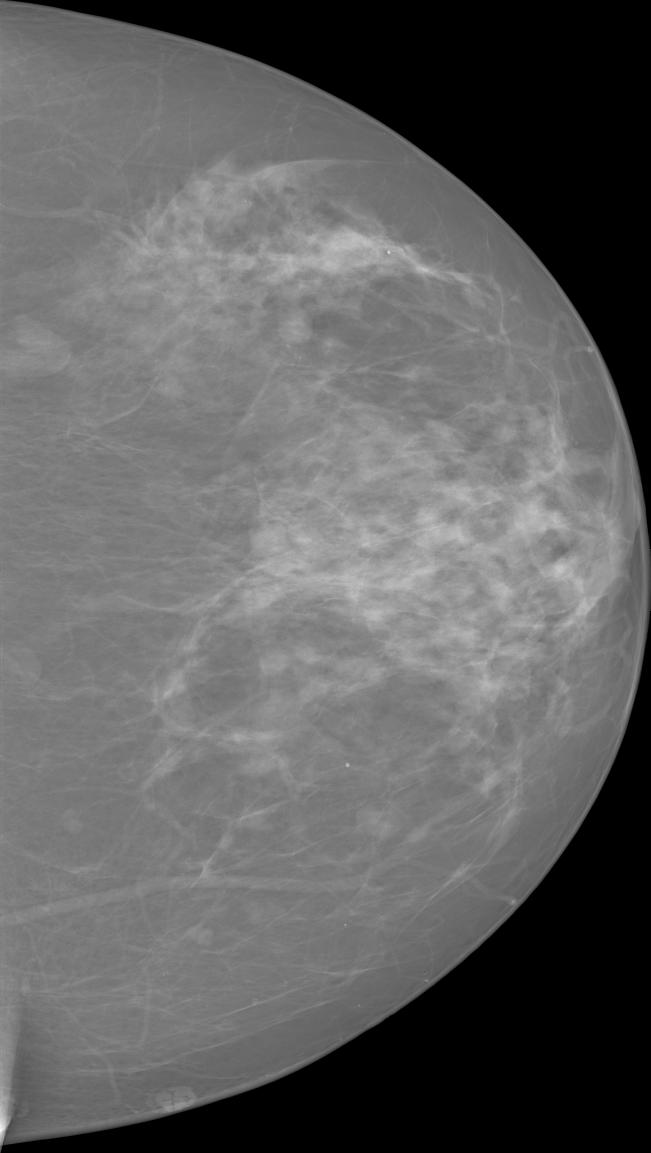
#> input picture sample data/mammo/00000001.png, 1951 x 3458 px, found by its file name (shown at 1/3 size)
$ jupyter execute --allow-errors notebook.ipynb   (older library calls are emulated)
#> lines starting #> are read from the running program, lines starting #| are printed output that depends on the picture; after the words box and inside, x2 and y2 are one past the last pixel; in counts of white or black regions, pixels touching at a corner belong together
#> further down, image is the input picture: shape (3458, 1951) float32; min 0, max 1, mean 0.382
# Introduction
This notebook has been produced during the course WSBIM2243, given by Benoit Macq (UCLouvain, Belgium).
Its main objective is to provide an introduction to medical image processing and more specifically to mammography. The main steps are summarized below :

The notebook is divided in 3 chapters:
* **Chapter 1 : Data preparation**, with a tutorial on how to download and process the data from INbreast dataset.
* **Chatper 2 : Localisation**, with features extraction from images and machine learning models training to detect tumours.
* **Chapter 3 : Segmentation**, with a semi-automatic approach to segment malignant masses.

To facilitate the use of this jupyter notebook, we use Docker to containerise it (for example, https://u.group/thinking/how-to-put-jupyter-notebooks-in-a-dockerfile/, with the image containing opencv-python from https://hub.docker.com/r/jjanzic/docker-python3-opencv).

**Structure of the project folders**
* **notebook.ipynb** : current notebook.
* **requirements.txt** : python libraries.
* **sample data** : folder with a sample of the processed INbreast dataset.
    * sample_descrip tion.csv : ".csv" file with the file id, BIRADS classification and bounding boxes coordinates of a tumour (if any).
    * mammo : folder with ".png" mammograms (processed, see otsu thresholding in chapter 1).
    * mask : folder with ".png" masks (same size as the corresponding mammograms in the folder mammo.
    * unprocessed_mammo : folder with ".png" mammograms without the preprocessing presented in chapter 1 (raw data).
    * patch : folder with ".png" patches (see step 4 chapter 1).
* **features** : folder with some features used in chapter 2 to train classification machine learning models.

# Chapter 1 : Data preparation
We will use the mammograms from the publicly available INbreast dataset(*Moreira IC, Amaral I, Domingues I, Cardoso A, Cardoso MJ, Cardoso JS. INbreast: toward a full-field digital mammographic database. Acad Radiol. 2012 Feb;19(2):236-48. doi: 10.1016/j.acra.2011.09.014. Epub 2011 Nov 10. PMID: 22078258.*) from Centro Hospitalar de S. Joao ,Breast Centre, Porto. This dataset is one of the most used full-field digital mammography dataset. Another known dataset is CBIS-DDSM (available for example here : https://wiki.cancerimagingarchive.net/display/Public/CBIS-DDSM) but it contained digitized mammography.

The main steps of this chapter are summarised below:

[cell 1]
# import
import cv2 as cv
import pandas as pd
import pydicom
import os
import csv
import numpy as np
import matplotlib
import matplotlib.pyplot as plt

#### Step 1 : Download the dataset
Once we downloaded the dataset, we observe that the folder contains several folders and files. We will mainly use the folder containing the mammogram (DICOM format) and the CSV file containing the description of each mammogram.

If you do not want to download the dataset, you can still run this notebook with the sample available in the folder "sample data". All experiments below can be done with these mammograms.

#### Step 2 : Understand the dataset
It is important to understand the dataset and understand what we want to do. Here is for example different shapes that a mass can take in a breast (Source : *Singh, Jai & Nagarajan, Bagavathi. (2012). Automatic diagnosis of mammographic abnormalities based on hybrid features with learning classifier. Computer methods in biomechanics and biomedical engineering. 16. 10.1080/10255842.2011.639015.*)

The more irregular the shape, the more likely the mass is to be malignant. This gives us clues as to which features we will focus on in future applications. For more details on what may be a tumor, see : *H. Berment, V. Becette, M.Mohallem, F. Ferreira, P. Chérel, Masses in mammography: What are the underlying anatomopathological lesions?, Diagnostic and Interventional Imaging, Volume 95, Issue 2, 2014, Pages 124-133, ISSN 2211-5684, https://doi.org/10.1016/j.diii.2013.12.010.*

Now we can look at what we downloaded. We can observe that : there is 2 different sizes (3328x4084 and 2560x3328), the images are quite big and there is a large amount of black pixels.

[cell 2]
data_folder = 'sample data' # folder with a sample of the available data
f, axarr = plt.subplots(2,3)
c = 1
#> (the rest of this cell did not finish here and is left out)

#### Step 3 : Preprocessing
Some mammograms contain a lot of dark pixels, we propose a method to determine the interesting area and cut off the areas without information. We use the Otsu's method (*Otsu, N. (1979) A Threshold Selection Method from Gray-Level Histogram. IEEE Transactions on System Man Cybernetics, 9, 62-66. http://dx.doi.org/10.1109/TSMC.1979.4310076*). It returns a single intensity threshold that separate pixels into two classes, foreground and background.

Example (original mammogram and after otsu thresholding)

[cell 3]
image = plt.imread('sample data//unprocessed_mammo//00000001.png')*255
image = np.uint8(image)
blur = cv.GaussianBlur(image,(5,5),0)
_, breast_mask = cv.threshold(blur,0,255,cv.THRESH_BINARY+cv.THRESH_OTSU)
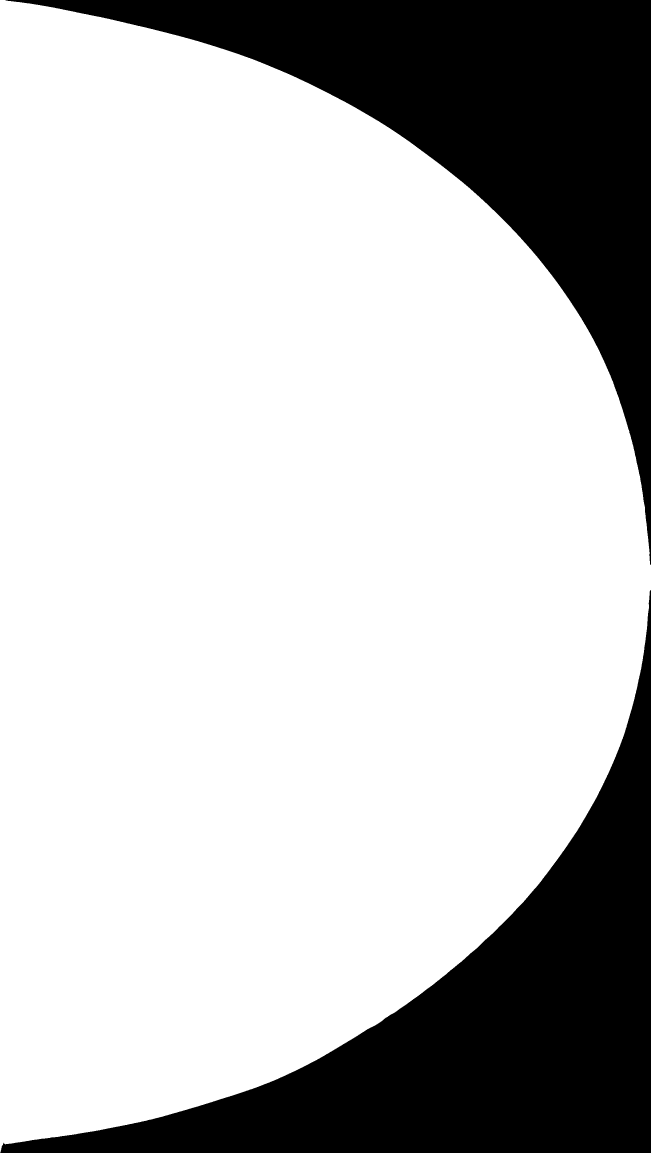
#> breast_mask: shape (3458, 1951) (shown at 1/3 size); 76.3% white; 2 black regions
f, axarr = plt.subplots(1,2)
axarr[0].imshow(image, cmap='gray')
axarr[1].imshow(breast_mask, cmap='gray')
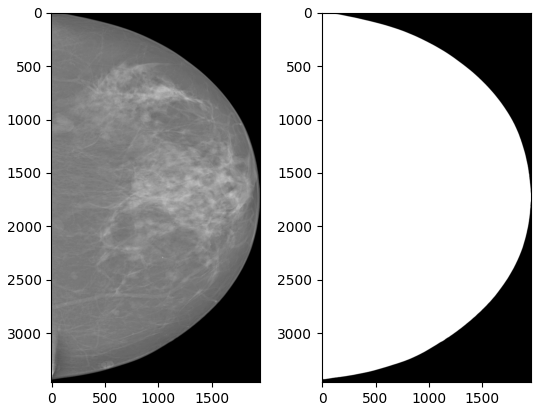
#> figure drawn by matplotlib, 2 panels

[cell 4]
def Otsu_thresholding(img):
    """
    Crop the image according to the otsu thresholding.
    input : img (numpy array) : the mammogram
    output : x,y (int) : top left coordinates, w,h (int): width and height of the crop
    """
    # Otsu's thresholding after Gaussian filtering
    blur = cv.GaussianBlur(img,(5,5),0)
    _, breast_mask = cv.threshold(blur,0,255,cv.THRESH_BINARY+cv.THRESH_OTSU)
    cnts, _ = cv.findContours(breast_mask.astype(np.uint8), cv.RETR_EXTERNAL, cv.CHAIN_APPROX_SIMPLE)
#> cnts = 1 contour; box (x1, y1, x2, y2) and area: (0, 0, 1951, 3458) 5141354
    cnt = max(cnts, key = cv.contourArea)
#> cnt = contour of 2707 points, box (x1, y1, x2, y2) (0, 0, 1951, 3458), area 5141354
    x, y, w, h = cv.boundingRect(cnt)
#> x = 0; y = 0; w = 1951; h = 3458
    return x, y, w, h

Example (original mammogram and after cropping)

[cell 5]
image = plt.imread('sample data//unprocessed_mammo//00000001.png')*255
image = np.uint8(image)
x,y,w,h = Otsu_thresholding(image)
#> x = 0; y = 0; w = 1951; h = 3458
cropped_image = image[y:y+h,x:x+w]
f, axarr = plt.subplots(1,2)
axarr[0].imshow(image, cmap='gray')
axarr[1].imshow(cropped_image, cmap='gray')
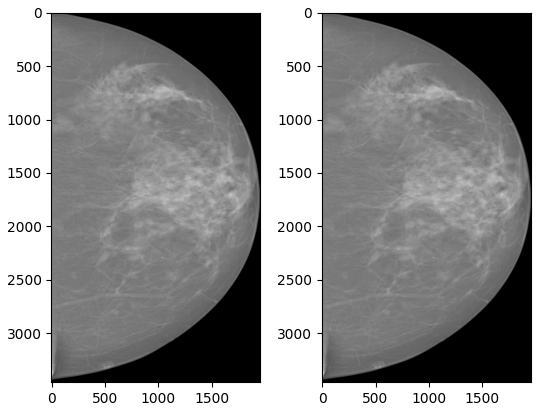
#> figure drawn by matplotlib, 2 panels

Preparation of the INbreast dataset, all the processed mammograms are saved in the target_folder. The bounding boxes coordinates in ".tsv" file are available here (https://github.com/riblidezso/frcnn_cad from Ribli, Dezs?, et al. "Detecting and classifying lesions in mammograms with Deep Learning." Scientific Reports 8.1 (2018): 4165.

This step may take some time but is only necessary once. We can directly observe that we are facing a huge class imbalance (fortunately, begnin cases are much more common than malignant cases). It will be important to keep this fact in mind for **chapter 2**.

We will now have processed mammograms (cropped as much as possible to reduce the number of dark pixels and oriented from left to right as the example above) in the folder "mammo" and the corresponding mask in the folder "mask" (croppend and with the same orientation of course).

[cell 6]
def read_INbreast(path_boxes,inbreast_folder,target_folder,image_format=".png"):
    """
    Prepare the INbreast dataset, save the processed mammograms (otsu thresholding + crop + new format(img_format))
    in target folder and a csv file containing a description of each saved image
    ('image id' : a new image id (from 0 to 409), 'file id' : old file name,'Birads' : BI-Rads classification,
    'x0','x1','y0','y1' : the bounding box coordinates (if there is a tumour)
    input:
    path_boxes (str) : path to .tsv file containing the bounding boxes coordinates of the tumors
    inbreast_folder (str) : path to the folder containing the INbreast data
    target_folder (str): folder in which to save the processed mammograms and the description csv file
    image_format (str) : saving format
    """

    #create target folder if it does not exist
    if not os.path.exists(target_folder):
        os.makedirs(target_folder)
    if not os.path.exists(os.path.join(target_folder,'mammo')):
        os.makedirs(os.path.join(target_folder,'mammo'))

    file = open(path_boxes)
    read_file = csv.reader(file, delimiter="\t")
    d = {}
    first = True
    for line in read_file:
        if not first:
            file_id = line[0].split('_')[0]
            d[file_id] = line[1:5]
        else:
            first = False
    data_folder = os.path.join(inbreast_folder,"AllDICOMs")
    df = pd.read_csv(os.path.join(inbreast_folder,"INbreast.csv"),delimiter=";")
    l = []
    image_id = 0
    for file in os.listdir(data_folder):
        if ".dcm" in file:
            file_id = file.split("_")[0]
            if image_id %100==0:
                print("image number :",image_id)
            output_file = "{:08d}{}".format(image_id, image_format)
            with pydicom.dcmread(os.path.join(data_folder, file)) as dcm_file:
                raw_image = dcm_file.pixel_array
                old_h,old_w = raw_image.shape
                image = cv.normalize(raw_image, None, 0, 255, norm_type=cv.NORM_MINMAX) # LOSE INFORMATION
                image = np.uint8(image)
                flip = False
                if df.loc[df["File Name"] == int(file_id)]["Laterality"].values[0]=="R":
                    image = cv.flip(image, 1)
                    flip = True # Need to change the coordinates of the box (if positive case)

                x,y,w,h = Otsu_thresholding(image)
                image = image[y:y+h,x:x+w]

                # Flip horizontally if laterality == "R"
            cv.imwrite(os.path.join(target_folder,"mammo", output_file), image)  # save image

            if file_id in d:
                if not flip:
                    x0 = str(max(0,int(d[file_id][0])-x))  # because we cropped the image
                    x1 = str(int(d[file_id][1])-x)
                    y0 = str(int(d[file_id][2])-y) # because we cropped the image
                    y1 = str(int(d[file_id][3])-y)
                    l.append([image_id,file_id,df.loc[df["File Name"] == int(file_id)]["Bi-Rads"].values[0],w,h,x0,x1,y0,y1])
                else:
                    # coordinates are in the order : x0,x1,y0,y1 -- flip (w.r.t vertical axis) --> new_x0 = w - x1, new_x1 = w - x0
                    x0 = str(max(0,old_w - (int(d[file_id][1])-x))) # because we cropped the image then flipped the image
                    x1 = str(old_w - (int(d[file_id][0])-x))
                    y0 = str(int(d[file_id][2])-y)
                    y1 = str(int(d[file_id][3])-y)
                    l.append([image_id,file_id,df.loc[df["File Name"] == int(file_id)]["Bi-Rads"].values[0],w,h,x0,x1,y0,y1])
            else:
                l.append([image_id,file_id,df.loc[df["File Name"] == int(file_id)]["Bi-Rads"].values[0],w,h,'none','none','none','none'])
        image_id +=1

    desc = pd.DataFrame(l, columns=['image id', 'file id','Birads','width','height','x0','x1','y0','y1'])
    desc.to_csv(os.path.join(target_folder,'description.csv'))
    print('done !')

[cell 7]
# Replace by your own paths
path_boxes = "Detection_boxes\\frcnn_cad-master\\data\\inbreast_ground_truth_cancer_bbox_rois.tsv"
inbreast_folder = "Dataset" # path to the downloaded folder (see chapter 1)
target_folder = "processed_inbreast" # the folder where the processed mammograms and .csv file are saved

#> (a cell that did not finish here is left out)

#### Step 4 : Create the patches
For some applications, it will be easier to use patches of the mammogram instead of the all image. We create patches of size 224x224 and save the % of pixels of the patch inside the bounding box (containing the tumor if there is one). We must keep in mind that some tumors are quite small but other are much larger than those patches.
In order not to use too much memory, it was preferred to store only the file name of the whole mammogram and the patch coordinates in a csv file (instead of creating one image per patch). This will be handled in **step 1 chapter 2**.
We keep only patches with more than 40% of the pixels inside the bounding box and discard the patches with a ratio between 1% and 40% (to prevent our models from learning to classify as benign, patches that still have some malignant characteristics).

[cell 9]
def prepare_data_INbreast_stride(data_folder,target_folder = "processed_tiles",tiles_format = ".png",stride = (56,56),height=224,width=224):
    """
    Prepare the INbreast dataset, save a description csv file "description_pos.csv" with the positive patches and "description_neg.csv"
    with the negative patches
    ('num_patch' : a number associated to each patch, 'image_id' : the corresponding image (from 0 to 409), 'X' and 'Y' : the top left coordinates
    of the patch, 'width' and 'height' : the size of the patch, 'tumor ratio' : the % of pixels inside the bounding box
    input:
    data_folder (str) : path to the folder containing the INbreast data
    target_folder (str) : folder in which to save the description csv files
    tiles_format (str) : saving format
    stride (tuple) : stride to create the patches
    height (int) : height of the patches
    width (int) : width of the patches
    """

    df = pd.read_csv(os.path.join(data_folder,"description.csv"))
    #desc = pd.read_csv(os.path.join(path,"Data","INbreast.csv"),delimiter=";")
    #numpy_folder = "processed_tiles_normalized"
    if not os.path.exists(os.path.join(data_folder)):
        print("No folder with data")
        return None

    if not os.path.exists(target_folder):
        os.makedirs(target_folder)

    l_pos = []
    l_neg = []
    num_crop = 0
    for f in range(len(df)):
        image_id = "{:08d}".format(f)
        X0 = df.loc[df["image id"] == int(image_id)]["x0"].values[0]
        X1 = df.loc[df["image id"] == int(image_id)]["x1"].values[0]
        Y0 = df.loc[df["image id"] == int(image_id)]["y0"].values[0]
        Y1 = df.loc[df["image id"] == int(image_id)]["y1"].values[0]
        w = df.loc[df["image id"] == int(image_id)]["width"].values[0]
        h = df.loc[df["image id"] == int(image_id)]["height"].values[0]
        filename = df.loc[df["image id"] == int(image_id)]["file id"].values[0]
        cancer = False
        if X0!="none" and X1!="none" and Y0!="none" and Y1!="none":
            cancer = True
            X0 = int(X0)
            X1 = int(X1)
            Y0 = int(Y0)
            Y1 = int(Y1)
            area_bounding_box = (X1-X0)*(Y1-Y0)
        else:
            area_bounding_box = 0

        n_tiles_height = (h-height)//stride[0]
        n_tiles_width = (w-width)//stride[1]
        n_tiles =  n_tiles_height*n_tiles_width
        Y_start = (h - height-n_tiles_height*stride[0])//2
        X_start = (w - width-n_tiles_width*stride[1])//2
        c = 0
        Y = Y_start
        thresh = height*width//2 # more than half of the pixels are not dark
        for i in range(n_tiles_height):
            X = X_start
            for j in range(n_tiles_width):
                tile = image[Y:Y+height,X:X+width]
                if np.sum(tile <= 1)< thresh:
                    c += 1
                    if cancer:
                        Y0_tumor = max(Y,Y0)
                        X0_tumor = max(X,X0)
                        Y1_tumor = min(Y+height,Y1)
                        X1_tumor = min(X+width,X1)
                        tumor = 0
                        area_tumor_tile = 0
                        if X0_tumor>= X1 or X1_tumor <= X0 or Y1_tumor<=Y0 or Y0_tumor >= Y1:
                            tumor = 0.0
                        else:
                            area_tumor_tile = (X1_tumor-X0_tumor)*(Y1_tumor-Y0_tumor)
                            tumor = area_tumor_tile/(height*width)
                    else:
                        tumor = 0.0

                    if tumor>0.4:
                        l_pos.append([num_crop,image_id,X,Y,width,height,tumor])
                        num_crop += 1
                    elif tumor<0.01:
                        l_neg.append([num_crop,image_id,X,Y,width,height,tumor])
                        num_crop += 1
                X += stride[1]
            Y += stride[0]
        if int(image_id) %100==0:
            print("image number :",int(image_id))
    desc_pos = pd.DataFrame(l_pos,columns=['num_patch','image_id','X','Y','width','height','tumor ratio'])
    desc_pos.to_csv(os.path.join(target_folder,'description_pos.csv'),index=False)

    desc_neg = pd.DataFrame(l_neg,columns=['num_patch','image_id','X','Y','width','height','tumor ratio'])
    desc_neg.to_csv(os.path.join(target_folder,'description_neg.csv'),index=False)
    print('done !')

[cell 10]
data_folder = "processed_inbreast" # the folder where the processed mammograms and .csv file are saved, normally the same as in the previous step

#> (a cell that did not finish here is left out)

#### Summary chapter 1
We have downloaded, analysed and preprocessed the INbreast dataset. We can access mammograms with a maximum of pixels containing information but also patches of size 224x224 that will allow us to localise tumours in the next chapter.

# Chapter 2 : Localisation
In this chapter, we will train models able to detect a tumour in mammograms. We will focus on traditionnal machine learning techniques fed by several features inspired by the analyse done in **step 2** of **chapter 1**.

The main steps of this chapter are summarised below:

[cell 12]
# additional import
import torch
from pydicom import dcmread
import random
import pywt
import mahotas
from skimage.feature import hog
from skimage.filters import gabor_kernel
from scipy import ndimage as ndi
from sklearn.ensemble import AdaBoostClassifier, RandomForestClassifier
from sklearn import svm
from sklearn.naive_bayes import GaussianNB
from sklearn.discriminant_analysis import QuadraticDiscriminantAnalysis
from sklearn.tree import DecisionTreeClassifier
from sklearn.neural_network import MLPClassifier
from sklearn.linear_model import LinearRegression
import matplotlib.image as mpimg
import tqdm
import math
from PIL import Image,ImageOps

[cell 13]
random.seed(10) # for reproducibility

#### Step 1 : Preparation of the dataset
To train machine learning models, we will need a dataset of patches and split it into training, validation and test set. If you did not download the dataset, you can **skip** this part (see **end skip**).

[cell 14]
class INbreastDataset(torch.utils.data.Dataset):
    def __init__(self,data_folder,csv_dir,pos=True,img_format='.png'):
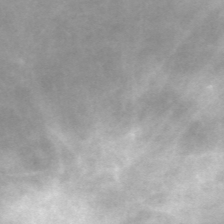
#> input picture sample data/patch/patch_3.png, 224 x 224 px
#> further down, patch is the input picture: shape (224, 224) float32; min 0.522, max 0.855, mean 0.629
        self.data_folder = data_folder
        if pos:
            self.desc = pd.read_csv(os.path.join(csv_dir,'description_pos.csv'))
        else:
            self.desc = pd.read_csv(os.path.join(csv_dir,'description_neg.csv'))
        self.pos = pos
        self.img_format = img_format

    def __len__(self):
        return len(self.desc)

    # [15 lines left out: function __getitem__, not called in this run]

[cell 15]
data_folder = "processed_inbreast" # the folder where the processed mammograms and .csv file are saved, normally the same as in the previous step
csv_dir = 'processed_tiles' # the folder where the .csv files from step 4 are saved

#> (a cell that did not finish here is left out)

We choose to select all positive cases and twice as many negative cases (so that we do not have to tackle a too huge class imbalance during training).

#> (a cell that did not finish here is left out)

Then we divide our dataset in training, validation and test set. We will use 80% of the data for training, 10% for validation and 10% for testing.

#> (a cell that did not finish here is left out)

**end skip**

#### Step 2 : feature extraction
The feature extraction is inspired by the paper : S. B. Yengec Tasdemir, K. Tasdemir and Z. Aydin, "ROI Detection in Mammogram Images Using Wavelet-Based Haralick and HOG Features," 2018 17th IEEE International Conference on Machine Learning and Applications (ICMLA), 2018, pp. 105-109, doi: 10.1109/ICMLA.2018.00023.

The big idea is to process a 2D Wavelet decomposition of the region of interest and use all of the four sub-images to extract the Haralick features but only using the approximation image to extract the HOG features.

[cell 19]
n_features_hog = 392
n_features_har = 208
n_features_gab = 360
n_features = n_features_hog + n_features_har + n_features_gab # 960 features

Wavelet Transform : we use PyWavelets library of Python as proposed in the paper.

[cell 20]
def wavelet(crop,plot=True):
    """
    Wavelet transform of image, and plot approximation and details
    """
#> called with plot = True
    if plot:
        plt.imshow(crop, cmap="gray")
    titles = ['Approximation', ' Horizontal detail',
              'Vertical detail', 'Diagonal detail']
    coeffs2 = pywt.dwt2(crop, 'bior1.3')
    LL, (LH, HL, HH) = coeffs2
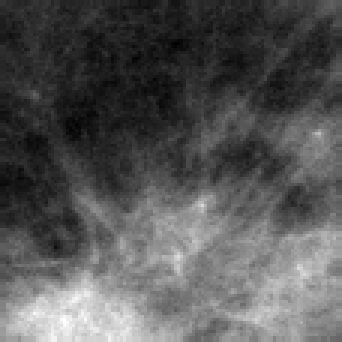
#> LL: shape (114, 114) float32 (shown 3 times larger); min 1.04, max 1.68, mean 1.26; drawn with min black and max white
#> (the rest of the program and of its run is left out)
